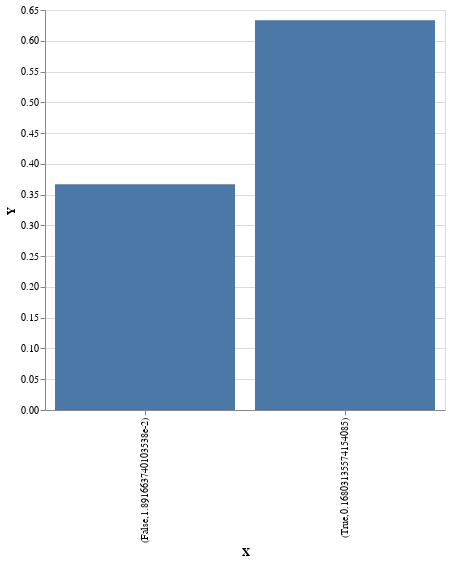

This figure's notebook cell:
### Code cell
xws <- Lazy.mh 0.5 model

plot $ first (T.pack . show) <$> toEmpirical (take 10000 xws)

### Figure 1 — Vega-Lite specification as saved in the notebook (floating-point values rounded to 4 significant figures)
{"$schema": "https://vega.github.io/schema/vega-lite/v4.json", "data": {"values": [{"X": "(True,0.16803135574154085)", "Y": 0.6333}, {"X": "(False,1.891663740103538e-2)", "Y": 0.3667}]}, "encoding": {"x": {"field": "X", "type": "nominal"}, "y": {"field": "Y", "type": "quantitative"}}, "height": 400, "mark": "bar", "width": 400}
